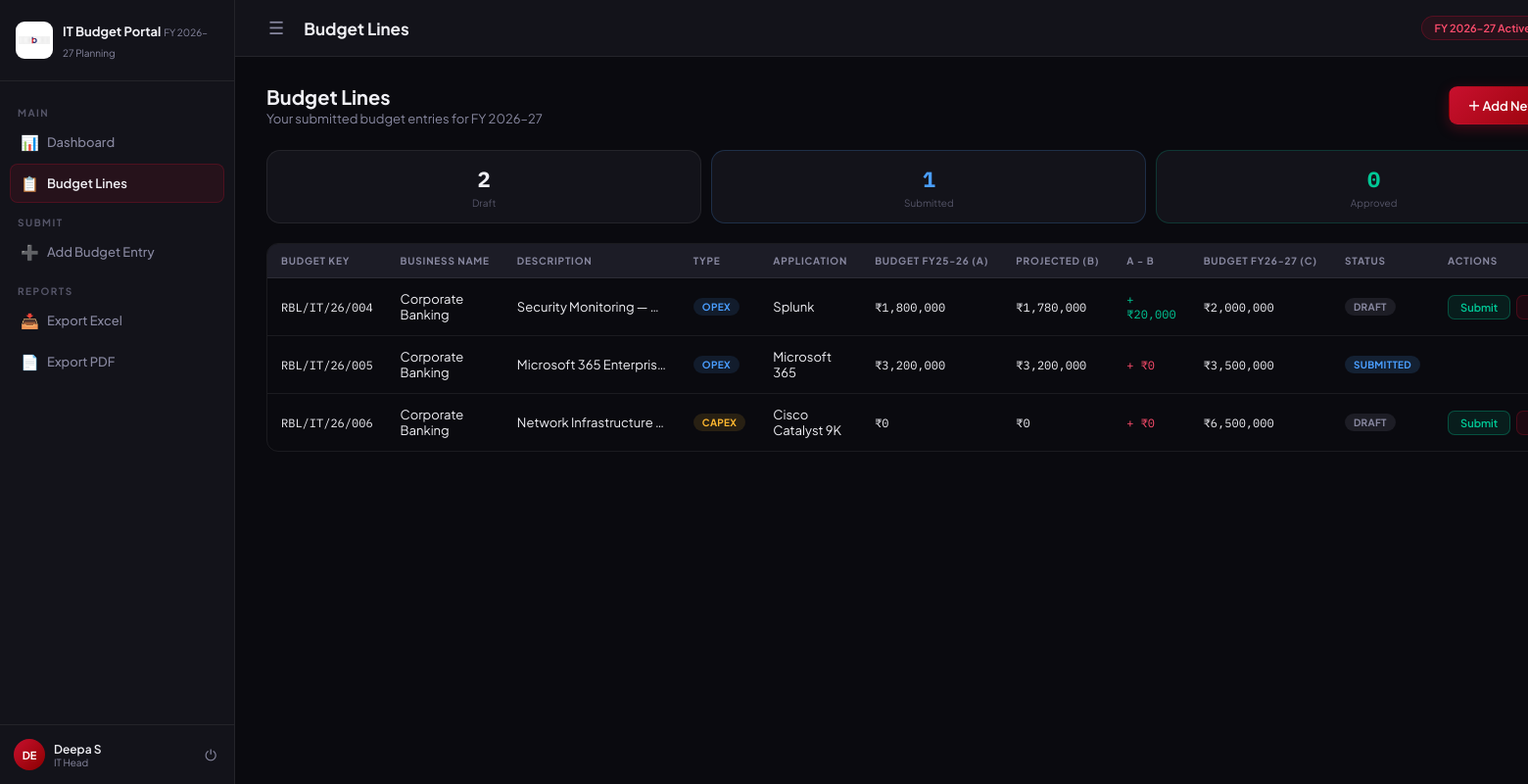
Screenshot of /budget/ (signed in) with the database file from the repository.
### app/models.py (models this page shows, shortened)
class User(Base):
    __tablename__ = "users"
    id = Column(Integer, primary_key=True, index=True)
    full_name  = Column(String(100), nullable=False)
    email      = Column(String(150), unique=True, nullable=False, index=True)
    password   = Column(String(255), nullable=False)
    role = Column(Enum(UserRole), nullable=False, default=UserRole.IT_HEAD)
    department = Column(String(100), nullable=True)
    spoc_email = Column(String(150), nullable=True)
    cost_code  = Column(String(50), nullable=True)
    is_active  = Column(Boolean, default=True)
    created_at = Column(DateTime(timezone=True), server_default=func.now())
    budget_lines = relationship("BudgetLine", back_populates="submitted_by_user")
    approvals    = relationship("Approval", back_populates="action_by_user")

class BudgetLine(Base):
    __tablename__ = "budget_lines"
    id = Column(Integer, primary_key=True, index=True)
    budget_key_current  = Column(String(50), unique=True, nullable=False)
    budget_key_previous = Column(String(50), nullable=True)
    old_new = Column(Enum(OldNew), nullable=False)
    business_name = Column(String(100), nullable=False)
    cost_code     = Column(String(50), nullable=False)
    submitted_by  = Column(Integer, ForeignKey("users.id"), nullable=False)
    expense_sub_type    = Column(Enum(ExpenseSubType), nullable=False)
    description         = Column(String(200), nullable=False)
    expense_description = Column(Text, nullable=True)
    application_platform = Column(String(100), nullable=True)
    vendor_name          = Column(String(100), nullable=True)
    resource_count       = Column(Integer, nullable=True)
    budget_amt_current_fy   = Column(Float, nullable=False)
    projected_consumption   = Column(Float, nullable=False)
    budget_amt_next_fy      = Column(Float, nullable=False)
    diff_a_minus_b          = Column(Float, nullable=True)   # A - B
    diff_c_minus_b          = Column(Float, nullable=True)   # C - B
    diff_c_minus_a          = Column(Float, nullable=True)   # C - A
    detailed_reasoning = Column(Text, nullable=True)
    status     = Column(Enum(BudgetStatus), default=BudgetStatus.DRAFT, nullable=False)
    created_at = Column(DateTime(timezone=True), server_default=func.now())
    updated_at = Column(DateTime(timezone=True), onupdate=func.now())
    submitted_by_user = relationship("User", back_populates="budget_lines")
    approvals         = relationship("Approval", back_populates="budget_line")

### app/routers/budget_router.py (the view)
@router.get("/", response_class=HTMLResponse)
async def budget_list_page(request: Request, db: Session = Depends(get_db)):
    user = await get_user_from_cookie(request, db)
    if not user:
        return RedirectResponse(url="/auth/login")
    if user.role == models.UserRole.IT_HEAD:
        lines = db.query(models.BudgetLine).filter(
            models.BudgetLine.submitted_by == user.id
        ).order_by(models.BudgetLine.created_at.desc()).all()
    else:
        lines = db.query(models.BudgetLine).order_by(models.BudgetLine.created_at.desc()).all()
    counts = {
        "draft"    : sum(1 for l in lines if l.status == models.BudgetStatus.DRAFT),
        "submitted": sum(1 for l in lines if l.status == models.BudgetStatus.SUBMITTED),
        "approved" : sum(1 for l in lines if l.status == models.BudgetStatus.FINAL_APPROVED),
    }
    return templates.TemplateResponse("budget/list.html", {
        "request": request,
        "user": user, "lines": lines, "counts": counts, "active_page": "budget"
    })

### app/templates/budget/list.html (shortened to what this page needs)
{% extends "base.html" %}
{% block page_title %}Budget Lines{% endblock %}
{% block content %}
<div class="page-header">
  <div class="page-header-left">
    <h2>Budget Lines</h2>
    <p>
      {% if user.role == 'it_head' %}Your submitted budget entries for FY 2026–27
      {% else %}All IT Head budget entries{% endif %}
    </p>
  </div>
  {% if user.role == 'it_head' %}
  <a href="/budget/new" class="btn btn-primary">＋ Add New Entry</a>
  {% endif %}
</div>
<div style="display:flex;gap:10px;margin-bottom:20px;flex-wrap:wrap;">
  <div class="card" style="padding:14px 20px;flex:1;min-width:120px;text-align:center;">
    <div style="font-size:22px;font-weight:800;font-family:'IBM Plex Mono',monospace;">{{ counts.draft }}</div>
    <div class="kpi-sub">Draft</div>
  </div>
  <div class="card" style="padding:14px 20px;flex:1;min-width:120px;text-align:center;border-color:rgba(74,158,255,0.2);">
    <div style="font-size:22px;font-weight:800;font-family:'IBM Plex Mono',monospace;color:var(--info);">{{ counts.submitted }}</div>
    <div class="kpi-sub">Submitted</div>
  </div>
  <div class="card" style="padding:14px 20px;flex:1;min-width:120px;text-align:center;border-color:rgba(0,200,150,0.2);">
    <div style="font-size:22px;font-weight:800;font-family:'IBM Plex Mono',monospace;color:var(--success);">{{ counts.approved }}</div>
    <div class="kpi-sub">Approved</div>
  </div>
</div>
{% if lines %}
<div class="table-wrap">
  <table>
    <thead>
      <tr>
        <th>Budget Key</th>
        <th>Business Name</th>
        <th>Description</th>
        <th>Type</th>
        <th>Application</th>
        <th>Budget FY25-26 (A)</th>
        <th>Projected (B)</th>
        <th>A − B</th>
        <th>Budget FY26-27 (C)</th>
        <th>Status</th>
        <th>Actions</th>
      </tr>
    </thead>
    <tbody>
      {% for line in lines %}
      <tr>
        <td class="mono">{{ line.budget_key_current }}</td>
        <td>{{ line.business_name }}</td>
        <td style="max-width:180px;white-space:nowrap;overflow:hidden;text-overflow:ellipsis;">
          {{ line.description }}
        </td>
        <td>
          <span class="badge badge-{{ line.expense_sub_type.value }}">
            {{ line.expense_sub_type.value.upper() }}
          </span>
        </td>
        <td>{{ line.application_platform or '—' }}</td>
        <td class="mono">₹{{ "{:,.0f}".format(line.budget_amt_current_fy) }}</td>
        <td class="mono">₹{{ "{:,.0f}".format(line.projected_consumption) }}</td>
        <td class="mono {% if line.diff_a_minus_b and line.diff_a_minus_b >= 0 %}text-success{% else %}text-danger{% endif %}">
          {% if line.diff_a_minus_b is not none %}
            {{ '+' if line.diff_a_minus_b >= 0 else '−' }} ₹{{ "{:,.0f}".format(line.diff_a_minus_b | abs) }}
          {% else %}—{% endif %}
        </td>
        <td class="mono">₹{{ "{:,.0f}".format(line.budget_amt_next_fy) }}</td>
        <td>
          {% set s = line.status.value %}
          {% if s == 'draft' %}<span class="badge badge-draft">Draft</span>
          {% elif s == 'submitted' %}<span class="badge badge-submitted">Submitted</span>
          {% elif s == 'admin_approved' %}<span class="badge badge-admin-app">CA Approved</span>
          {% elif s == 'final_approved' %}<span class="badge badge-approved">Approved ✓</span>
          {% elif s == 'rejected_by_admin' %}<span class="badge badge-rejected">Rejected (CA)</span>
          {% else %}<span class="badge badge-rejected">Rejected (CEO)</span>{% endif %}
        </td>
        <td>
          <div style="display:flex;gap:6px;">
            {% if user.role == 'it_head' and line.status.value == 'draft' %}
            <form method="POST" action="/budget/{{ line.id }}/submit" style="display:inline;">
              <button type="submit" class="btn btn-success btn-sm">Submit</button>
            </form>
            <form method="POST" action="/budget/{{ line.id }}/delete" style="display:inline;"
              onsubmit="return confirm('Delete this entry?')">
              <button type="submit" class="btn btn-danger btn-sm">Delete</button>
            </form>
            {% endif %}
          </div>
        </td>
      </tr>
      {% endfor %}
    </tbody>
  </table>
</div>
{% endif %}
{% endblock %}

### app/templates/base.html (shortened to what this page needs)
<!DOCTYPE html>
<html lang="en" data-theme="dark">
<head>
  <link rel="stylesheet" href="/static/css/style.css"/>
</head>
<body>
<aside class="sidebar" id="sidebar">
  <div class="sidebar-logo">
   <img src="/static/images/rbl-logo.png"
     alt="RBL Bank"
     style="width:38px;height:38px;border-radius:9px;object-fit:contain;background:white;padding:3px;">
    <div class="sidebar-logo-text">
      <span class="logo-title">IT Budget Portal</span>
      <span class="logo-sub">FY 2026–27 Planning</span>
    </div>
  </div>
  <nav class="sidebar-nav">
    <div class="nav-section-label">Main</div>
    <a href="/dashboard/" class="nav-item {% if active_page == 'dashboard' %}active{% endif %}">
      <span class="nav-icon">📊</span> Dashboard
    </a>
    <a href="/budget/" class="nav-item {% if active_page == 'budget' %}active{% endif %}">
      <span class="nav-icon">📋</span> Budget Lines
    </a>
    {% if user.role == 'it_head' %}
    <div class="nav-section-label">Submit</div>
    <a href="/budget/new" class="nav-item {% if active_page == 'new_entry' %}active{% endif %}">
      <span class="nav-icon">➕</span> Add Budget Entry
    </a>
    {% endif %}
    <div class="nav-section-label">Reports</div>
    <a href="#" class="nav-item" onclick="showToast('📥 Excel export — coming in full build!','info'); return false;">
      <span class="nav-icon">📥</span> Export Excel
    </a>
    <a href="#" class="nav-item" onclick="showToast('📄 PDF report — coming in full build!','info'); return false;">
      <span class="nav-icon">📄</span> Export PDF
    </a>
  </nav>
  <div class="sidebar-footer">
    <div class="user-block">
      <div class="user-avatar">{{ user.full_name[:2].upper() }}</div>
      <div class="user-info">
        <div class="user-name">{{ user.full_name }}</div>
        <div class="user-role">
          {% if user.role == 'it_head' %}IT Head
          {% elif user.role == 'admin' %}Admin (CA)
          {% else %}CEO{% endif %}
        </div>
      </div>
      <a href="/auth/logout" class="logout-btn" title="Logout">⏻</a>
    </div>
  </div>
</aside>
<div class="main-wrapper">
  <header class="topbar">
    <div class="topbar-left">
      <button class="menu-toggle" onclick="toggleSidebar()" title="Toggle Menu">☰</button>
      <h1 class="topbar-title">{% block page_title %}Dashboard{% endblock %}</h1>
    </div>
    <div class="topbar-right">
      <span class="fy-badge">FY 2026–27 Active</span>
    </div>
  </header>
  <main class="page-content">
    {% block content %}{% endblock %}
  </main>
</div>
</body>
</html>

### rows the page displays
User: full_name "DE", full_name "Deepa S"
BudgetLine: budget_key_current "RBL/IT/26/004", business_name "Corporate Banking", description "Security Monitoring —…", expense_sub_type.value "OPEX", application_platform "Splunk", budget_amt_current_fy "1,800,000", projected_consumption "1,780,000", diff_a_minus_b "+", diff_a_minus_b|abs "20,000", budget_amt_next_fy "2,000,000", shows "DRAFT"
BudgetLine: budget_key_current "RBL/IT/26/005", business_name "Corporate Banking", description "Microsoft 365 Enterpris…", expense_sub_type.value "OPEX", application_platform "Microsoft 365", budget_amt_current_fy "3,200,000", projected_consumption "3,200,000", diff_a_minus_b "+", diff_a_minus_b|abs "0", budget_amt_next_fy "3,500,000", shows "SUBMITTED"
BudgetLine: budget_key_current "RBL/IT/26/006", business_name "Corporate Banking", description "Network Infrastructure…", expense_sub_type.value "CAPEX", application_platform "Cisco Catalyst 9K", budget_amt_current_fy "0", projected_consumption "0", diff_a_minus_b "+", diff_a_minus_b|abs "0", budget_amt_next_fy "6,500,000", shows "DRAFT"

### other values shown
{{ counts.draft }} "2"
{{ counts.submitted }} "1"
{{ counts.approved }} "0"
